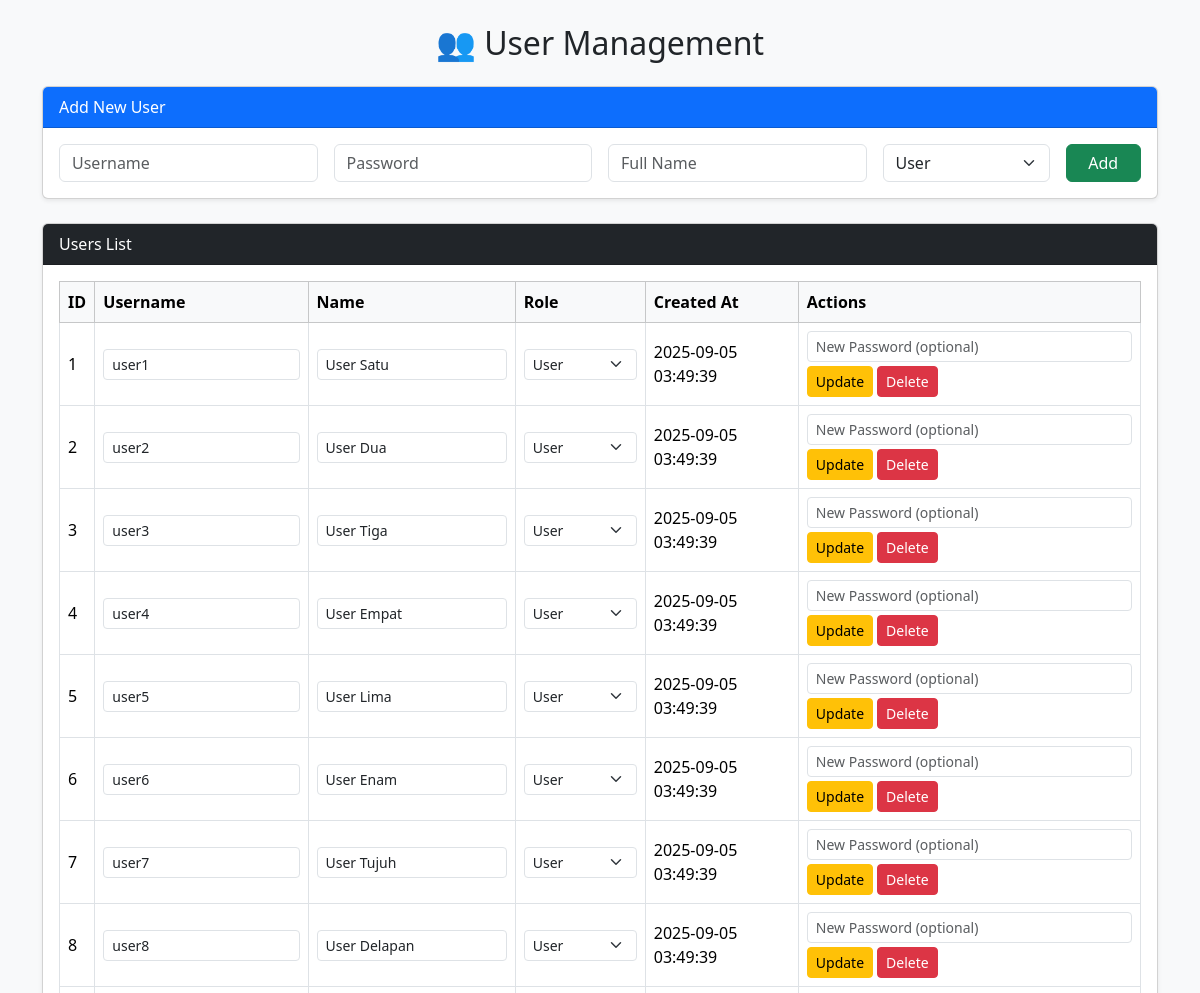
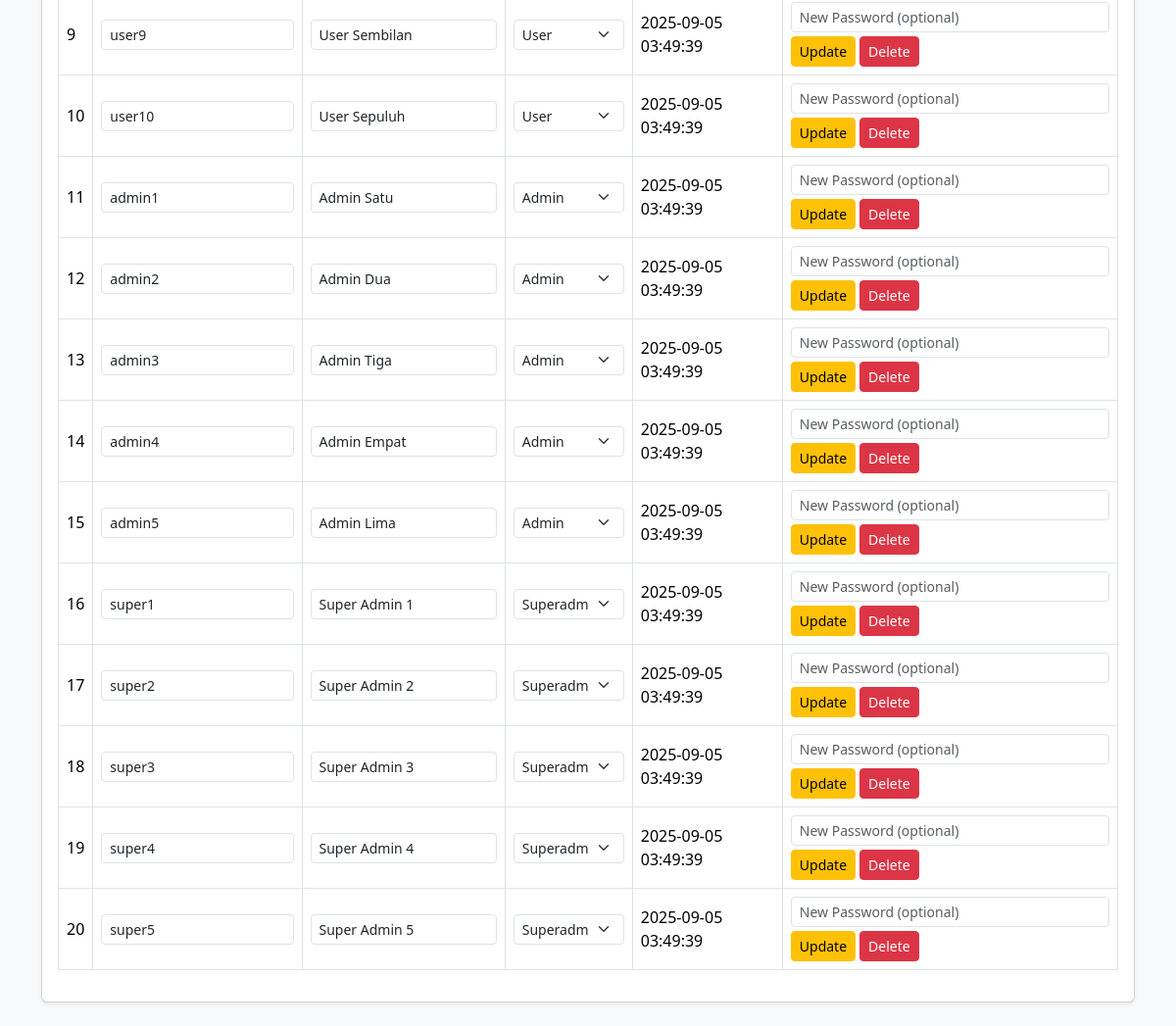
Screenshot of /crud.php with the database file from the repository (2 pictures, top to bottom).
### tables this page shows
CREATE TABLE users (
    id INT(11) PRIMARY KEY AUTO_INCREMENT,
    username VARCHAR(50) UNIQUE NOT NULL,
    password VARCHAR(255) NOT NULL,
    name VARCHAR(100) NOT NULL,
    role ENUM('user', 'admin', 'superadmin') NOT NULL DEFAULT 'user',
    created_at TIMESTAMP DEFAULT CURRENT_TIMESTAMP
);

### crud.php (the view, shortened to what this page needs)
<?php
$db = new Database();
$conn = $db->getConnection();
$stmt = $conn->query("SELECT * FROM users ORDER BY id ASC");
$users = $stmt->fetchAll(PDO::FETCH_ASSOC);
?>
<!DOCTYPE html>
<html lang="en">
<head>
    <link href="https://cdn.jsdelivr.net/npm/bootstrap@5.3.2/dist/css/bootstrap.min.css" rel="stylesheet">
</head>
<body class="bg-light">
<div class="container py-4">
    <h2 class="mb-4 text-center">👥 User Management</h2>
    <div class="card mb-4 shadow-sm">
        <div class="card-header bg-primary text-white">Add New User</div>
        <div class="card-body">
            <form method="POST" class="row g-3">
                <div class="col-md-3">
                    <input type="text" name="username" class="form-control" placeholder="Username" required>
                </div>
                <div class="col-md-3">
                    <input type="password" name="password" class="form-control" placeholder="Password" required>
                </div>
                <div class="col-md-3">
                    <input type="text" name="name" class="form-control" placeholder="Full Name" required>
                </div>
                <div class="col-md-2">
                    <select name="role" class="form-select">
                        <option value="user">User</option>
                    </select>
                </div>
                <div class="col-md-1 d-grid">
                    <button type="submit" name="add" class="btn btn-success">Add</button>
                </div>
            </form>
        </div>
    </div>
    <div class="card shadow-sm">
        <div class="card-header bg-dark text-white">Users List</div>
        <div class="card-body table-responsive">
            <table class="table table-bordered table-hover align-middle">
                <thead class="table-light">
                    <tr>
                        <th>ID</th>
                        <th>Username</th>
                        <th>Name</th>
                        <th>Role</th>
                        <th>Created At</th>
                        <th style="min-width: 200px;">Actions</th>
                    </tr>
                </thead>
                <tbody>
                    <?php foreach ($users as $user): ?>
                    <tr>
                        <form method="POST" class="row g-2">
                            <td><?= htmlspecialchars($user['id']) ?></td>
                            <td>
                                <input type="text" name="username" class="form-control form-control-sm" value="<?= htmlspecialchars($user['username']) ?>" required>
                            </td>
                            <td>
                                <input type="text" name="name" class="form-control form-control-sm" value="<?= htmlspecialchars($user['name']) ?>" required>
                            </td>
                            <td>
                                <select name="role" class="form-select form-select-sm">
                                    <option value="user" <?= $user['role']=='user'?'selected':'' ?>>User</option>
                                    <option value="admin" <?= $user['role']=='admin'?'selected':'' ?>>Admin</option>
                                    <option value="superadmin" <?= $user['role']=='superadmin'?'selected':'' ?>>Superadmin</option>
                                </select>
                            </td>
                            <td><?= htmlspecialchars($user['created_at']) ?></td>
                            <td>
                                <div class="d-flex flex-wrap gap-1">
                                    <input type="password" name="password" class="form-control form-control-sm" placeholder="New Password (optional)">
                                    <button type="submit" name="edit" class="btn btn-warning btn-sm">Update</button>
                                    <a href="crud.php?delete=<?= $user['id'] ?>" onclick="return confirm('Delete this user?');" class="btn btn-danger btn-sm">Delete</a>
                                </div>
                            </td>
                        </form>
                    </tr>
                    <?php endforeach; ?>
                </tbody>
            </table>
        </div>
    </div>
</div>
</body>
</html>

### rows the page displays
users: id "1", username "user1", name "User Satu", role "User", created_at "2025-09-05 03:49:39"
users: id "2", username "user2", name "User Dua", role "User", created_at "2025-09-05 03:49:39"
users: id "3", username "user3", name "User Tiga", role "User", created_at "2025-09-05 03:49:39"
users: id "4", username "user4", name "User Empat", role "User", created_at "2025-09-05 03:49:39"
users: id "5", username "user5", name "User Lima", role "User", created_at "2025-09-05 03:49:39"
users: id "6", username "user6", name "User Enam", role "User", created_at "2025-09-05 03:49:39"
users: id "7", username "user7", name "User Tujuh", role "User", created_at "2025-09-05 03:49:39"
users: id "8", username "user8", name "User Delapan", role "User", created_at "2025-09-05 03:49:39"
users: id "9", username "user9", name "User Sembilan", role "User", created_at "2025-09-05 03:49:39"
users: id "10", username "user10", name "User Sepuluh", role "User", created_at "2025-09-05 03:49:39"
users: id "11", username "admin1", name "Admin Satu", role "Admin", created_at "2025-09-05 03:49:39"
users: id "12", username "admin2", name "Admin Dua", role "Admin", created_at "2025-09-05 03:49:39"
users: id "13", username "admin3", name "Admin Tiga", role "Admin", created_at "2025-09-05 03:49:39"
users: id "14", username "admin4", name "Admin Empat", role "Admin", created_at "2025-09-05 03:49:39"
users: id "15", username "admin5", name "Admin Lima", role "Admin", created_at "2025-09-05 03:49:39"
users: id "16", username "super1", name "Super Admin 1", role "Superadmin", created_at "2025-09-05 03:49:39"
users: id "17", username "super2", name "Super Admin 2", role "Superadmin", created_at "2025-09-05 03:49:39"
users: id "18", username "super3", name "Super Admin 3", role "Superadmin", created_at "2025-09-05 03:49:39"
users: id "19", username "super4", name "Super Admin 4", role "Superadmin", created_at "2025-09-05 03:49:39"
users: id "20", username "super5", name "Super Admin 5", role "Superadmin", created_at "2025-09-05 03:49:39"
